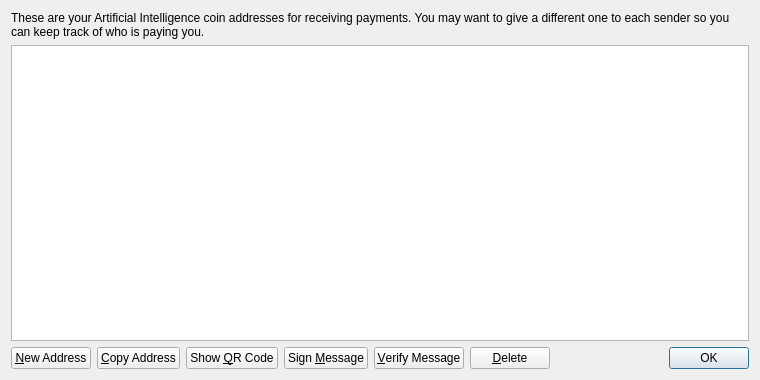
<?xml version="1.0" encoding="UTF-8"?>
<ui version="4.0">
 <class>AddressBookPage</class>
 <widget class="QWidget" name="AddressBookPage">
  <property name="geometry">
   <rect>
    <x>0</x>
    <y>0</y>
    <width>760</width>
    <height>380</height>
   </rect>
  </property>
  <property name="windowTitle">
   <string>Address Book</string>
  </property>
  <layout class="QVBoxLayout" name="verticalLayout">
   <item>
    <widget class="QLabel" name="labelExplanation">
     <property name="text">
      <string>These are your Artificial Intelligence coin addresses for receiving payments. You may want to give a different one to each sender so you can keep track of who is paying you.</string>
     </property>
     <property name="textFormat">
      <enum>Qt::PlainText</enum>
     </property>
     <property name="wordWrap">
      <bool>true</bool>
     </property>
    </widget>
   </item>
   <item>
    <widget class="QTableView" name="tableView">
     <property name="contextMenuPolicy">
      <enum>Qt::CustomContextMenu</enum>
     </property>
     <property name="toolTip">
      <string>Double-click to edit address or label</string>
     </property>
     <property name="tabKeyNavigation">
      <bool>false</bool>
     </property>
     <property name="alternatingRowColors">
      <bool>true</bool>
     </property>
     <property name="selectionMode">
      <enum>QAbstractItemView::SingleSelection</enum>
     </property>
     <property name="selectionBehavior">
      <enum>QAbstractItemView::SelectRows</enum>
     </property>
     <property name="sortingEnabled">
      <bool>true</bool>
     </property>
     <attribute name="verticalHeaderVisible">
      <bool>false</bool>
     </attribute>
    </widget>
   </item>
   <item>
    <layout class="QHBoxLayout" name="horizontalLayout">
     <item>
      <widget class="QPushButton" name="newAddressButton">
       <property name="toolTip">
        <string>Create a new address</string>
       </property>
       <property name="text">
        <string>&amp;New Address</string>
       </property>
       <property name="icon">
        <iconset resource="../bitcoin.qrc">
         <normaloff>:/icons/add</normaloff>:/icons/add</iconset>
       </property>
      </widget>
     </item>
     <item>
      <widget class="QPushButton" name="copyToClipboard">
       <property name="toolTip">
        <string>Copy the currently selected address to the system clipboard</string>
       </property>
       <property name="text">
        <string>&amp;Copy Address</string>
       </property>
       <property name="icon">
        <iconset resource="../bitcoin.qrc">
         <normaloff>:/icons/editcopy</normaloff>:/icons/editcopy</iconset>
       </property>
      </widget>
     </item>
     <item>
      <widget class="QPushButton" name="showQRCode">
       <property name="text">
        <string>Show &amp;QR Code</string>
       </property>
       <property name="icon">
        <iconset resource="../bitcoin.qrc">
         <normaloff>:/icons/qrcode</normaloff>:/icons/qrcode</iconset>
       </property>
      </widget>
     </item>
     <item>
      <widget class="QPushButton" name="signMessage">
       <property name="toolTip">
        <string>Sign a message to prove you own a Artificial Intelligence coin address</string>
       </property>
       <property name="text">
        <string>Sign &amp;Message</string>
       </property>
       <property name="icon">
        <iconset resource="../bitcoin.qrc">
         <normaloff>:/icons/edit</normaloff>:/icons/edit</iconset>
       </property>
      </widget>
     </item>
     <item>
      <widget class="QPushButton" name="verifyMessage">
       <property name="toolTip">
        <string>Verify a message to ensure it was signed with a specified Artificial Intelligence coin address</string>
       </property>
       <property name="text">
        <string>&amp;Verify Message</string>
       </property>
       <property name="icon">
        <iconset resource="../bitcoin.qrc">
         <normaloff>:/icons/transaction_0</normaloff>:/icons/transaction_0</iconset>
       </property>
      </widget>
     </item>
     <item>
      <widget class="QPushButton" name="deleteButton">
       <property name="toolTip">
        <string>Delete the currently selected address from the list</string>
       </property>
       <property name="text">
        <string>&amp;Delete</string>
       </property>
       <property name="icon">
        <iconset resource="../bitcoin.qrc">
         <normaloff>:/icons/remove</normaloff>:/icons/remove</iconset>
       </property>
      </widget>
     </item>
     <item>
      <spacer name="horizontalSpacer">
       <property name="orientation">
        <enum>Qt::Horizontal</enum>
       </property>
       <property name="sizeHint" stdset="0">
        <size>
         <width>40</width>
         <height>20</height>
        </size>
       </property>
      </spacer>
     </item>
     <item>
      <widget class="QDialogButtonBox" name="buttonBox">
       <property name="sizePolicy">
        <sizepolicy hsizetype="Maximum" vsizetype="Fixed">
         <horstretch>0</horstretch>
         <verstretch>0</verstretch>
        </sizepolicy>
       </property>
       <property name="standardButtons">
        <set>QDialogButtonBox::Ok</set>
       </property>
      </widget>
     </item>
    </layout>
   </item>
  </layout>
 </widget>
 <resources>
  <include location="../bitcoin.qrc"/>
 </resources>
 <connections/>
</ui>
